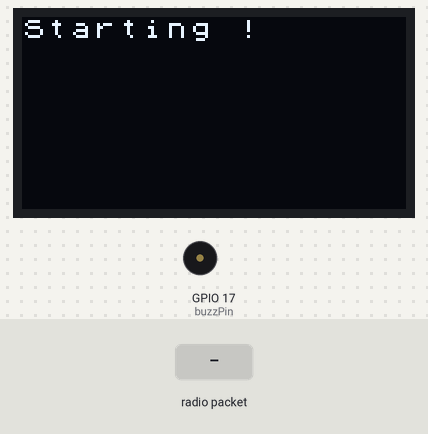
A sketch run on a simulated ESP32. Shown: 128×64 one-colour display, buzzer (waves = sounding, pin HIGH). The inputs (shaded band) are chosen by the test bench. No radio packets arrive unless stated; what the sketch prints to the serial monitor is not drawn.

Above: at 1.2 s.
1.3 s: radio packet "1" arrives
At 2.1 s:
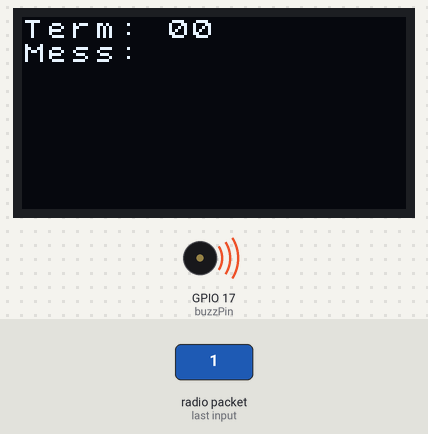
At 2.9 s:
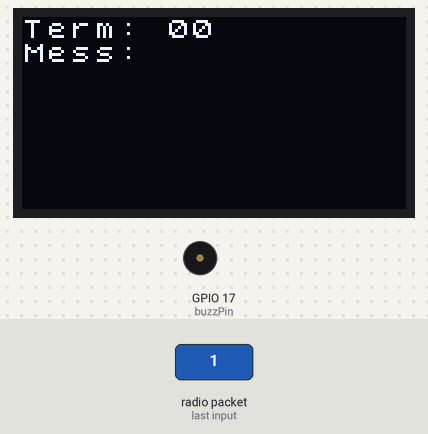
Timing chart, 0 to 4.4 s (numbered marks = the images above; inputs shaded):
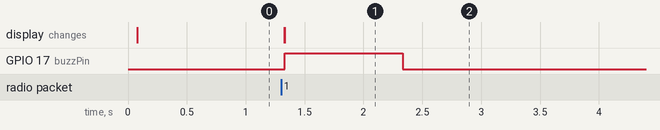

Measured:
- after the input at 1.3 s, GPIO 17 (buzzPin): LOW → HIGH at once, → LOW 1.0 s later; the display: first changes at once (image 1 shows a later state)

The sketch:

esp32.HT.radar.recv.LoRa.190105.ino
```cpp
#include <SPI.h>
#include <LoRa.h>

#define SCK     5    // GPIO5  -- SX127x's SCK
#define MISO    19   // GPIO19 -- SX127x's MISO
#define MOSI    27   // GPIO27 -- SX127x's MOSI
#define SS      18   // GPIO18 -- SX127x's CS
#define RST     14   // GPIO14 -- SX127x's RESET
#define DI0     26   // GPIO26 -- SX127x's IRQ(Interrupt Request)

#define freq    434E6  //you can set band here directly,e.g. 868E6,915E6
int  sf=8;
int sb=125E3;       // set the signal bandwidth; 125KHz,[250KHz,500Kz]

#include <U8x8lib.h>  // bibliothèque à charger a partir de
// the OLED used
U8X8_SSD1306_128X64_NONAME_SW_I2C u8x8(15, 4, 16); // data, clock,

int buzzPin = 17, val;
unsigned long start;
int count=0;

union
  {
    uint8_t frame[28];
    struct
      {
        uint8_t head[4];
        char mess[24];
      } data;
  } pack;


void setup() {
  // put your setup code here, to run once:
pinMode(17,OUTPUT);
Serial.begin(9600);
  u8x8.begin();  // initialize OLED
  u8x8.setFont(u8x8_font_chroma48medium8_r);
  u8x8.clear();
Serial.println();
  SPI.begin(SCK,MISO,MOSI,SS);
  LoRa.setPins(SS,RST,DI0);
  if (!LoRa.begin(freq)) {
    Serial.println("Starting LoRa failed!");
    while (1);
  }
  Serial.println("Starting LoRa OK!");
  LoRa.setSpreadingFactor(sf);
  LoRa.setSignalBandwidth(sb);

  u8x8.drawString(0,0,(char*)"Starting !");

}

int i=0;
void loop() {
  char dbuff[32];
  // try to parse packet
  int packetSize = LoRa.parsePacket();
  if (packetSize) {

    // received a packet
    Serial.print("Received packet '");
    i=0;
    while (LoRa.available())
    {
      pack.frame[i]=LoRa.read();i++;
    }

    u8x8.clear();
    sprintf(dbuff,"Term: %2.2d",pack.data.head[1]);
    u8x8.drawString(0,0,dbuff);
    sprintf(dbuff,"Mess: %s",pack.data.mess);
    u8x8.drawString(0,1,dbuff);

    digitalWrite(17,HIGH);
    delay(1000);
    digitalWrite(17,LOW);

    Serial.print("' with RSSI ");
    Serial.println(LoRa.packetRssi());
  }
}
```
